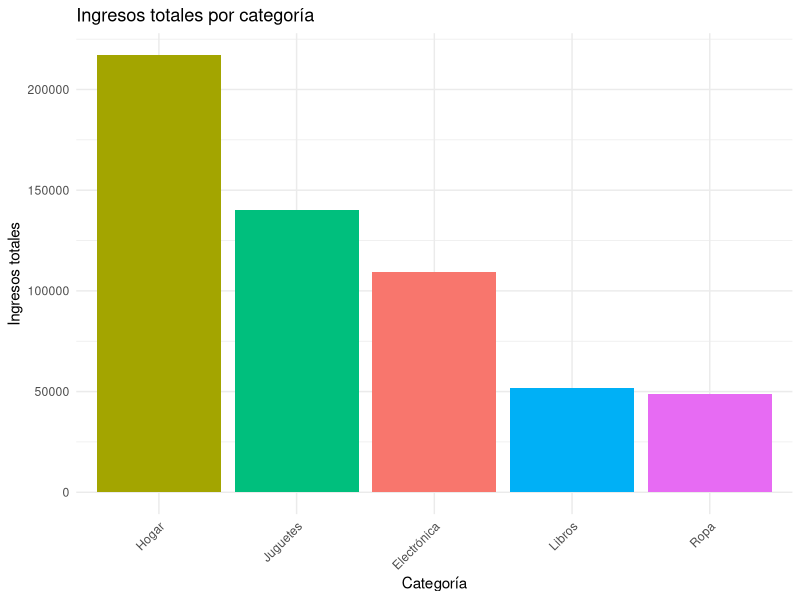

R code for this plot:
# ============================================
# ANALISIS DE VENTAS - RESPUESTAS DIRECTAS
# ============================================

# 1. Cargar librerías
library(dplyr)
library(ggplot2)
library(readr)

# 2. Leer el CSV
ventas <- read_csv("Ejercicio_ventas.csv")

# ==============================
# 1) Columnas con valores faltantes
# ==============================
na_por_col <- colSums(is.na(ventas))
na_por_col

# ==============================
# 2) Valores mínimos y máximos de precio_unitario y cantidad
# ==============================
rango_precio <- range(ventas$precio_unitario, na.rm = TRUE)
rango_cantidad <- range(ventas$cantidad, na.rm = TRUE)

cat("Rango de precio_unitario:", rango_precio[1], "a", rango_precio[2], "\n")
cat("Rango de cantidad:", rango_cantidad[1], "a", rango_cantidad[2], "\n")

# ==============================
# 3) Nueva columna “ingresos” = precio × cantidad
# ==============================
ventas <- ventas %>%
  mutate(ingresos = precio_unitario * cantidad)

head(ventas)

# ==============================
# 4) Estadísticas básicas
# ==============================
summary(ventas$ingresos)

# ==============================
# 5) Ingreso promedio de una venta
# ==============================
ingreso_promedio <- mean(ventas$ingresos, na.rm = TRUE)
cat("Ingreso promedio de una venta:", ingreso_promedio, "\n")

# ==============================
# 6) Filtrar ventas de una ciudad o categoría específica
# ==============================
# Ejemplo: Ciudad = "Monterrey"
ventas_mty <- ventas %>% filter(ciudad == "Monterrey")

# Ejemplo: Categoría = "Electrónica"
ventas_elec <- ventas %>% filter(categoria == "Electrónica")

# Puedes imprimir para revisar:
head(ventas_mty)
head(ventas_elec)

# ==============================
# 7) ¿Qué ciudad o categoría tiene ventas más altas?
# ==============================
# Por categoría
ranking_categoria <- ventas %>%
  group_by(categoria) %>%
  summarise(ingresos_totales = sum(ingresos, na.rm = TRUE)) %>%
  arrange(desc(ingresos_totales))

cat("Ranking por categoría:\n")
print(ranking_categoria)

# Por ciudad
ranking_ciudad <- ventas %>%
  group_by(ciudad) %>%
  summarise(ingresos_totales = sum(ingresos, na.rm = TRUE)) %>%
  arrange(desc(ingresos_totales))

cat("\nRanking por ciudad:\n")
print(ranking_ciudad)

# ==============================
# 8) Gráfico de barras con los ingresos por categoría
# ==============================
ggplot(ranking_categoria, aes(x = reorder(categoria, -ingresos_totales),
                              y = ingresos_totales,
                              fill = categoria)) +
  geom_col() +
  labs(title = "Ingresos totales por categoría",
       x = "Categoría",
       y = "Ingresos totales") +
  theme_minimal() +
  theme(axis.text.x = element_text(angle = 45, hjust = 1),
        legend.position = "none")
